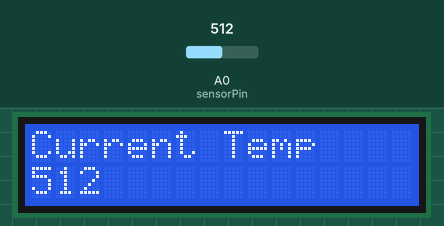
Recording of a sketch running on a simulated Arduino Uno, built with avr-gcc and run on an emulated ATmega328P. Shown: 16×2 character LCD. The test bench sets the inputs (shaded band); at power-on: A0 (sensorPin) = 512.

Above: at 1.2 s.
1.3 s: A0 (sensorPin) set to 716
At 2.4 s:
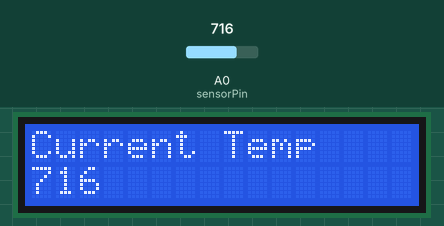
4.0 s: A0 (sensorPin) set to 900
At 5.3 s:
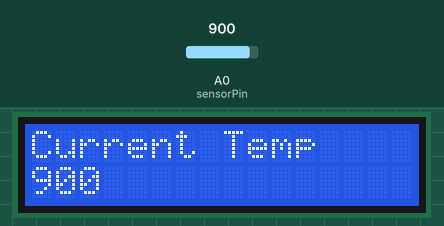
6.7 s: A0 (sensorPin) set to 1023
At 8.7 s:
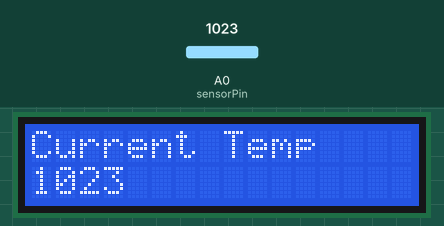
Timing chart, 0 to 10.2 s (numbered marks = the images above; inputs shaded):
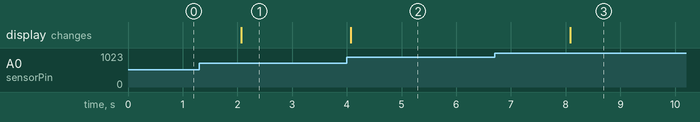

The sketch:

sketch_apr18b.ino
```cpp
#include <LiquidCrystal.h> //LCD 라이브러리 사용 선언
LiquidCrystal lcd(2, 3, 4, 5, 6, 7); //RS,E,DB4,DB5,DB6,DB7
int sensorPin = A0;
void setup()
{
lcd.begin(16, 2); //LCD 초기화
}
void loop ()
{
int val = analogRead(sensorPin); //TMP 센서로부터 불러온 값을 val변수에 저장
//float volt = val*5/1024.; //val값을 volt로 변환
//float temp = (volt-0.5)*100.; //섭씨온도로 변환
lcd.clear(); //LCD 화면 클리어
lcd.print("Current Temp"); //LCD화면 첫줄에 표시
lcd.setCursor(0, 1) ; //LCD에 표시할 위치를 2번째 줄 맨앞으로 이동
lcd.print(val); //온도의 정수값표시
delay(2000); //2초간 지연. 새로운 온도값을 2초마다 불러오게 됨
}
```

Measured:
- after the input at 1.3 s, the display: changes after 0.77 s (image 1)
- after the input at 4.0 s, the display: changes after 0.08 s (image 2)
- after the input at 6.7 s, the display: changes after 1.4 s (image 3)
